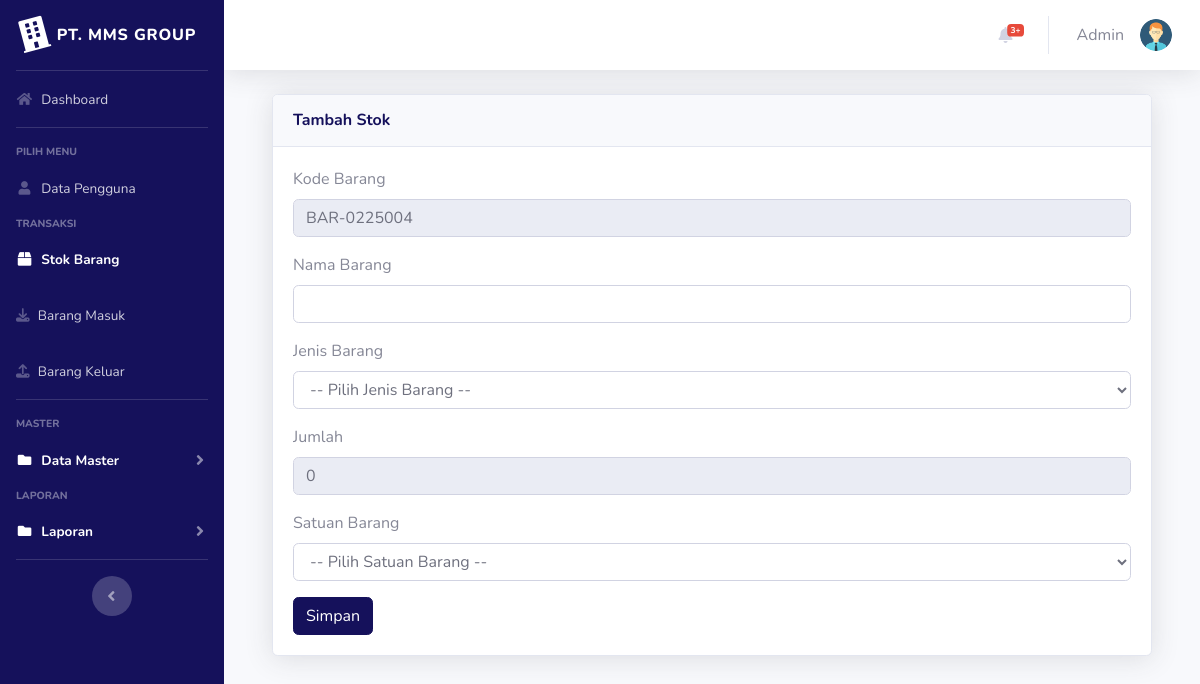
The app's page /index.php?page=gudang&aksi=tambahgudang (signed in) with its own data.
### tables this page shows
CREATE TABLE `users` (
  `id` int(11) NOT NULL,
  `nik` varchar(10) NOT NULL,
  `nama` varchar(100) NOT NULL,
  `alamat` varchar(200) NOT NULL,
  `telepon` varchar(100) NOT NULL,
  `username` varchar(100) NOT NULL,
  `password` varchar(100) NOT NULL,
  `level` varchar(25) NOT NULL DEFAULT 'member',
  `foto` varchar(25) NOT NULL
);

CREATE TABLE `gudang` (
  `id` int(11) NOT NULL,
  `kode_barang` varchar(100) NOT NULL,
  `nama_barang` varchar(100) NOT NULL,
  `jenis_barang` varchar(100) NOT NULL,
  `jumlah` double NOT NULL,
  `satuan` varchar(100) NOT NULL
);

### page/gudang/tambahgudang.php (the view, shortened to what this page needs)
<?php
$koneksi = new mysqli("127.0.0.1", "root", "", "inventori");
$no = mysqli_query($koneksi, "select kode_barang from gudang order by kode_barang desc");
$kdbarang = mysqli_fetch_array($no);
$kode = $kdbarang['kode_barang'];
$urut = substr($kode, 8, 3);
$tambah = (int) $urut + 1;
$bulan = date("m");
$tahun = date("y");
if (strlen($tambah) == 1) {
	$format = "BAR-" . $bulan . $tahun . "00" . $tambah;
} else if (strlen($tambah) == 2) {
	$format = "BAR-" . $bulan . $tahun . "0" . $tambah;
} else {
	$format = "BAR-" . $bulan . $tahun . $tambah;
}
$jumlah = 0;
?>
<div class="container-fluid">
	<div class="card shadow mb-4">
		<div class="card-header py-3">
			<h6 class="m-0 font-weight-bold text-primary">Tambah Stok</h6>
		</div>
		<div class="card-body">
			<div class="table-responsive">
				<div class="body">
					<form method="POST" enctype="multipart/form-data">
						<label for="">Kode Barang</label>
						<div class="form-group">
							<div class="form-line">
								<input type="text" name="kode_barang" class="form-control" id="kode_barang" value="<?php echo $format; ?>" readonly />
							</div>
						</div>
						<label for="">Nama Barang</label>
						<div class="form-group">
							<div class="form-line">
								<input type="text" name="nama_barang" class="form-control" />
							</div>
						</div>
						<label for="">Jenis Barang</label>
						<div class="form-group">
							<div class="form-line">
								<select name="jenis_barang" class="form-control" />
								<option value="">-- Pilih Jenis Barang --</option>
							</div>
						</div>
						<label for="">Jumlah</label>
						<div class="form-group">
							<div class="form-line">
								<input type="text" name="jumlah" class="form-control" id="jumlah" value="<?php echo $jumlah; ?>" readonly />
							</div>
						</div>
						<label for="">Satuan Barang</label>
						<div class="form-group">
							<div class="form-line">
								<select name="satuan" class="form-control" />
								<option value="">-- Pilih Satuan Barang --</option>
							</div>
						</div>
						<input type="submit" name="simpan" value="Simpan" class="btn btn-primary">
					</form>

### index.php (shortened to what this page needs)
<?php
$koneksi = new mysqli("127.0.0.1", "root", "", "inventori");
$current_page = isset($_GET['page']) ? $_GET['page'] : 'home';
?>
<!DOCTYPE html>
<html lang="en">
<head>
  <link rel="stylesheet" href="https://cdnjs.cloudflare.com/ajax/libs/font-awesome/6.7.2/css/all.min.css" />
  <link href="vendor/fontawesome-free/css/all.min.css" rel="stylesheet" type="text/css">
  <link href="css/sb-admin-2.min.css" rel="stylesheet">
  <link href="vendor/datatables/dataTables.bootstrap4.min.css" rel="stylesheet">
</head>
<body id="page-top">
  <div id="wrapper">
    <ul class="navbar-nav bg-primary sidebar sidebar-dark accordion" id="accordionSidebar">
      <a class="sidebar-brand d-flex align-items-center justify-content-center" href="index.php">
        <div class="sidebar-brand-icon rotate-n-15">
          <i class="fas fa-building"></i>
        </div>
        <div class="sidebar-brand-text mx-2">PT. MMS GROUP</div>
      </a>
      <hr class="sidebar-divider my-0">
      <?php
      if ($_SESSION['admin']) {
        $user = $_SESSION['admin'];
      }
      $sql = $koneksi->query("select * from users where id='$user'");
      $data = $sql->fetch_assoc();
      ?>
      <li class="nav-item <?php echo ($current_page == 'home') ? 'active' : ''; ?>">
        <a class="nav-link" href="?page=home">
          <i class="fas fa-fw fa-home"></i>
          <span>Dashboard</span></a>
      </li>
      <hr class="sidebar-divider">
      <div class="sidebar-heading">
        Pilih Menu
      </div>
      <li class="nav-item <?php echo ($current_page == 'pengguna') ? 'active' : ''; ?>">
        <a class="nav-link" href="?page=pengguna">
          <i class="fas fa-fw fa-user"></i>
          <span>Data Pengguna</span></a>
        </li>
        <div class="sidebar-heading">
          Transaksi
        </div>
        <li class="nav-item <?php echo ($current_page == 'gudang') ? 'active' : ''; ?>">
          <a class="nav-link" href="?page=gudang">
            <i class="fas fa-fw fa-box"></i>
            <span>Stok Barang</span></a>
          </li>
          <li class="nav-item <?php echo ($current_page == 'barangmasuk') ? 'active' : ''; ?>">
            <a class="nav-link" href="?page=barangmasuk">
              <i class="fa-solid fa-download"></i>
              <span>Barang Masuk</span></a>
            </li>
            <li class="nav-item <?php echo ($current_page == 'barangkeluar') ? 'active' : ''; ?>">
              <a class="nav-link" href="?page=barangkeluar">
                <i class="fa-solid fa-upload"></i>
                <span>Barang Keluar</span></a>
              </li>
              <hr class="sidebar-divider">
              <div class="sidebar-heading">
        Master
      </div>
      <li class="nav-item active">
        <a class="nav-link collapsed" href="#" data-toggle="collapse" data-target="#collapseData" aria-expanded="true" aria-controls="collapseData">
          <i class="fas fa-fw fa-folder"></i>
          <span>Data Master</span>
        </a>
      </li>
      <div class="sidebar-heading">
        Laporan
      </div>
      <li class="nav-item active">
        <a class="nav-link collapsed" href="#" data-toggle="collapse" data-target="#collapseLaporan" aria-expanded="true" aria-controls="collapseLaporan">
          <i class="fas fa-fw fa-folder"></i>
          <span>Laporan</span>
        </a>
      </li>
      <hr class="sidebar-divider d-none d-md-block">
      <div class="text-center d-none d-md-inline">
        <button class="rounded-circle border-0" id="sidebarToggle"></button>
      </div>
    </ul>
    <div id="content-wrapper" class="d-flex flex-column">
      <div id="content">
        <nav class="navbar navbar-expand navbar-light bg-white topbar mb-4 static-top shadow">
                    <ul class="navbar-nav ml-auto">
                        <li class="nav-item dropdown no-arrow mx-1">
                            <a class="nav-link dropdown-toggle" href="#" id="alertsDropdown" role="button"
                                data-toggle="dropdown" aria-haspopup="true" aria-expanded="false">
                                <i class="fas fa-bell fa-fw"></i>
                                <span class="badge badge-danger badge-counter">3+</span>
                            </a>
                        </li>
                        <li class="nav-item dropdown no-arrow">
                            <a class="nav-link dropdown-toggle" href="#" id="userDropdown" role="button"
                                data-toggle="dropdown" aria-haspopup="true" aria-expanded="false">
                                <span class="mr-3 d-none d-lg-inline text-gray-600"><?php echo  $data['nama']; ?></span>
                                <img class="img-profile rounded-circle"
                                    src="img/<?php echo $data['foto'] ?>">
                            </a>
                        </li>
                    </ul>
                </nav>
        <div class="container-fluid">
          <section class="content">
            <?php
            $page = $_GET['page'];
            $aksi = $_GET['aksi'];
            if ($page == "gudang") {
              if ($aksi == "tambahgudang") {
                include "page/gudang/tambahgudang.php";
              }
            }
            ?>
          </section>
        </div>
      </div>
    </div>
  </div>
</body>
</html>

### records on screen
users: nama "Admin", foto (picture)
gudang: kode_barang "BAR-0225004"
